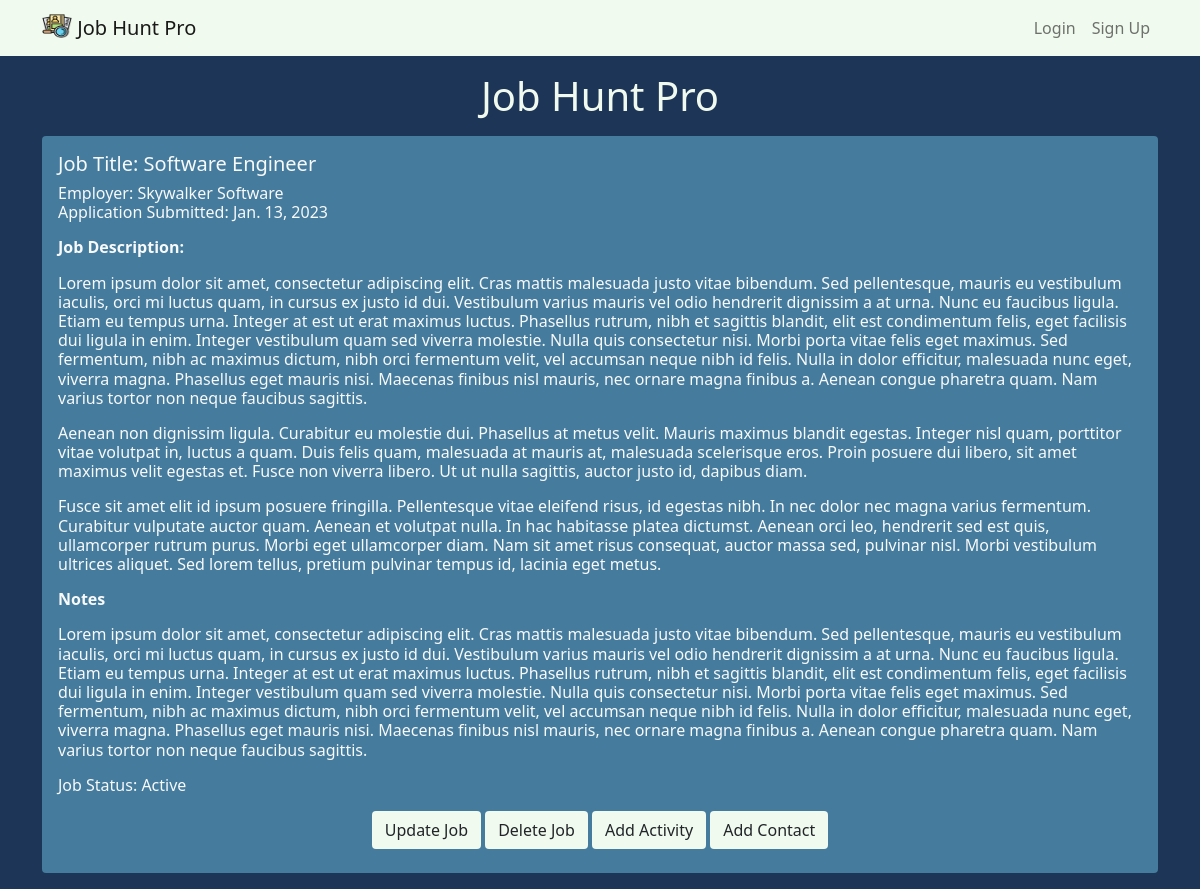
The app's page /detail/6 with its own data.
### jobhunt/models.py (models this page shows, shortened)
class Job(models.Model):
    class status_types(models.TextChoices):
        ACTIVE = 'AC', ('Active')
        NOTSELECTED = 'NS', ('Not Selected')
        WITHDRAWN = 'WD', ('Withdrawn')
    employer = models.CharField(max_length=100)
    job_title = models.CharField(max_length=100, blank=True)
    job_description = models.TextField(blank=True)
    notes = models.TextField(blank=True)
    status = models.CharField(
        max_length=2,
        choices=status_types.choices,
        default=status_types.ACTIVE
    )
    job_application_url = models.TextField(blank=True)
    application_date = models.DateField(auto_now_add=True)
    user = models.ForeignKey(User, on_delete=models.CASCADE)
    def get_status(self):
        return Job.status_types(self.status).label

### jobhunt/views.py (the view)
# urls.py: path('detail/<int:job_id>', views.job_detail, name='job_detail'),
def job_detail(request, job_id):
    job = get_object_or_404(Job, pk=job_id)
    activities = Activity.objects.filter(pk=job_id)
    contacts = Contact.objects.filter(pk=job_id)
    print(contacts)
    print(activities)
    return render(request, 'jobhunt/pages/job_detail.html', {
                    'job': job,
                    'activities': activities,
                    'contacts': contacts,
                 })

### jobhunt/templates/jobhunt/pages/job_detail.html (shortened to what this page needs)
{% extends "base.html"  %}
{% block content %}
    <h1 class="my-3 text-center">Job Hunt Pro</h1>
    <div class="container text-light">
        <div class="container-fluid p-3 my-3 rounded">
            <h5>Job Title: {{ job.job_title }}</h5>
            <h6>Employer: {{ job.employer }}
            <p>Application Submitted: {{ job.application_date }}
            <p><strong>Job Description:</strong></p>
            <p>{{ job.job_description|linebreaks }}</p>
            {% if job.notes %}
                <p><strong>Notes</strong></p>
                <p>{{ job.notes|linebreaks }}</p>
            {% endif %}
            <p class='card-text'>
                Job Status: {{ job.get_status }}
            </p>
            <div class=text-center>
                <a href="#" class="btn">
                    Update Job
                </a>
                <a href="#" class="btn">
                    Delete Job
                </a>
                <a href="{% url 'jobhunt:add_activity' job.id %}" class="btn">
                    Add Activity
                </a>
                <a href="{% url 'jobhunt:add_contact' job.id %}" class="btn">
                    Add Contact
                </a>
            </div>
        </div>
    </div>
{% endblock %}

### jobhunt/static/css/jobhunt.css (style rules this page uses)
body { background-color: #1D3557; color: #F1FAEE; }
.container-fluid { background-color: #457B9D; }
.btn { background-color: #F1FAEE; }

### records on screen
Job: job_title "Software Engineer", employer "Skywalker Software", application_date "Jan. 13, 2023", job_description "Lorem ipsum dolor sit amet, consectetur adipiscing elit. Cras mattis malesuada justo vitae bibendum. Sed pellentesque, mauris eu vestibulum iaculis, orci mi luctus quam, in cursus ex justo id dui. Vestibulum varius mauris vel odio hendrerit dignissim a at urna. Nunc eu faucibus ligula. Etiam eu tempus urna. Integer at est ut erat maximus luctus. Phasellus rutrum, nibh et sagittis blandit, elit est condimentum felis, eget facilisis dui ligula in enim. Integer vestibulum quam sed viverra molestie. Nulla quis consectetur nisi. Morbi porta vitae felis eget maximus. Sed fermentum, nibh ac maximus dictum, nibh orci fermentum velit, vel accumsan neque nibh id felis. Nulla in dolor efficitur,…", notes "Lorem ipsum dolor sit amet, consectetur adipiscing elit. Cras mattis malesuada justo vitae bibendum. Sed pellentesque, mauris eu vestibulum iaculis, orci mi luctus quam, in cursus ex justo id dui. Vestibulum varius mauris vel odio hendrerit dignissim a at urna. Nunc eu faucibus ligula. Etiam eu tempus urna. Integer at est ut erat maximus luctus. Phasellus rutrum, nibh et sagittis blandit, elit est condimentum felis, eget facilisis dui ligula in enim. Integer vestibulum quam sed viverra molestie. Nulla quis consectetur nisi. Morbi porta vitae felis eget maximus. Sed fermentum, nibh ac maximus dictum, nibh orci fermentum velit, vel accumsan neque nibh id felis. Nulla in dolor efficitur,…", get_status "Active"
